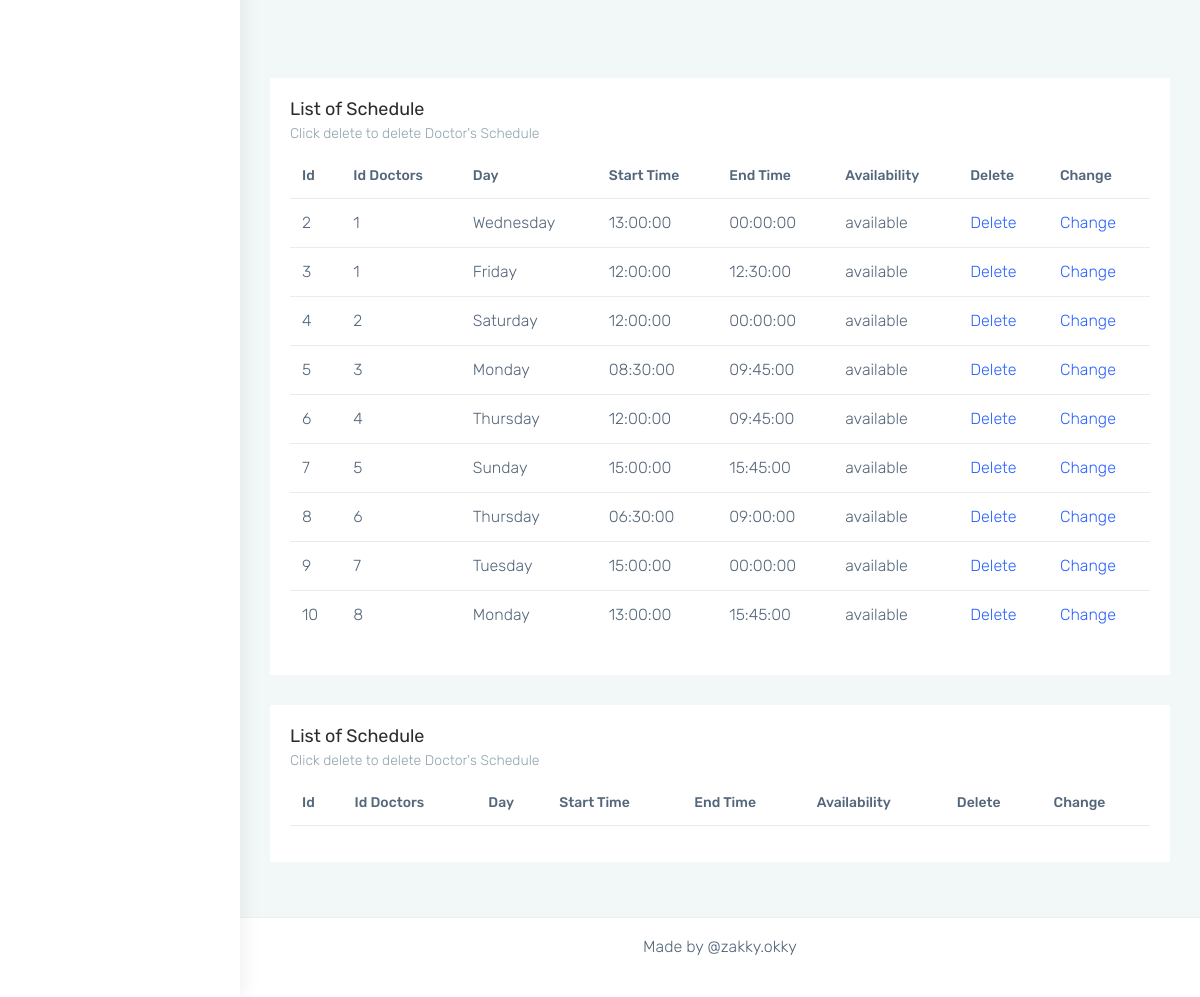
/admin/monster-html/pages-blank.php (lower part), run on an earlier commit of the app's database.
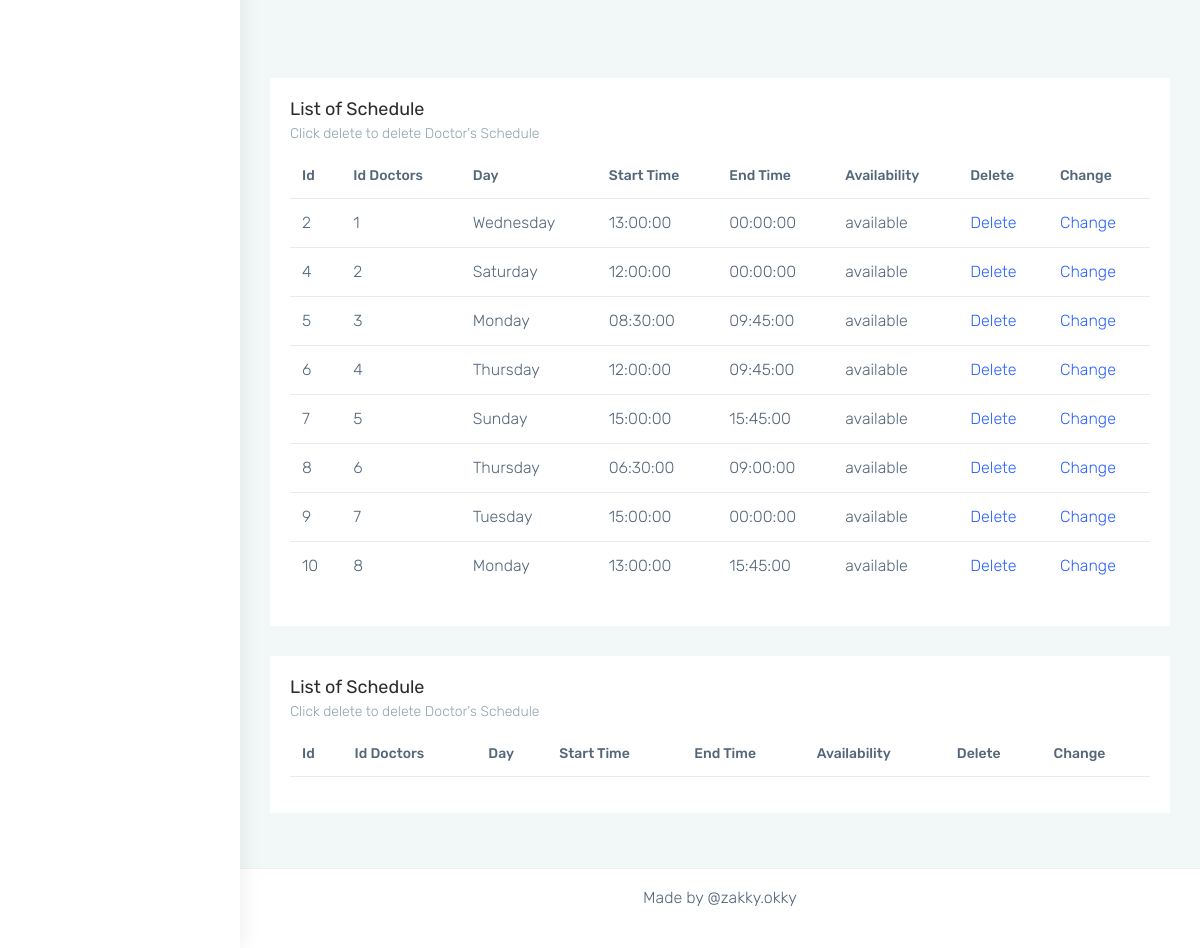
And on a later commit of the database.
### tables this page shows
CREATE TABLE `schedule` (
  `idSchedule` int(11) NOT NULL,
  `idDoctors` int(11) NOT NULL,
  `dateSchedule` date NOT NULL,
  `daySchedule` varchar(10) NOT NULL,
  `starttime` time NOT NULL,
  `endtime` time NOT NULL,
  `avail` varchar(10) NOT NULL
);

### admin/monster-html/pages-blank.php (the view, shortened to what the changed rows need)
<?php
require_once '../../includes/dbh.inc.php';
?>
<!DOCTYPE html>
<html dir="ltr" lang="en">
<head>
    <link href="css/style.min.css" rel="stylesheet">
    <link href="css/time/bootstrap-clockpicker.css" rel="stylesheet">
</head>
<body>
    <div id="main-wrapper" data-layout="vertical" data-navbarbg="skin5" data-sidebartype="full" data-sidebar-position="absolute" data-header-position="absolute" data-boxed-layout="full">
        <div class="page-wrapper">
            <div class="container-fluid">
                <div class="row">
                    <div class="col-sm-12">
                        <div class="card">
                            <div class="card-body">
                                <div class="table-responsive">
                                    <table class="table user-table no-wrap">
                                        <thead>
                                            <tr>
                                                <th class="border-top-0">Id</th>
                                                <th class="border-top-0">Id Doctors</th>
                                                <th class="border-top-0">Day</th>
                                                <th class="border-top-0">Start Time</th>
                                                <th class="border-top-0">End Time</th>
                                                <th class="border-top-0">Availability</th>
                                                <th class="border-top-0">Delete</th>
                                                <th class="border-top-0">Change</th>
                                            </tr>
                                        </thead>
                                        <tbody>
                                            <?php
                                            $sql = "SELECT * FROM schedule WHERE avail='available';";
                                            $result = mysqli_query($conn, $sql);
                                            $check = mysqli_num_rows($result);
                                            if ($check > 0) {
                                                while ($rows = mysqli_fetch_assoc($result)) {
                                                    echo "<tr>";
                                                    echo "<td>" . $rows['idSchedule'] . "</td>";
                                                    echo "<td>" . $rows['idDoctors'] . "</td>";
                                                    echo "<td>" . $rows['daySchedule'] . "</td>";
                                                    echo "<td>" . $rows['starttime'] . "</td>";
                                                    echo "<td>" . $rows['endtime'] . "</td>";
                                                    echo "<td>" . $rows['avail'] . "</td>";
                                                    echo "<td><a href='../../includes/delete-schedule.inc.php?id=$rows[idSchedule]'>Delete</a></td>";
                                                    echo "<td><a href='../../includes/change-schedule.inc.php?id=$rows[idSchedule]'>Change</a></td>";
                                                    echo "</tr>";
                                                }
                                            }
                                            ?>
                                        </tbody>
                                    </table>
                                </div>
                            </div>
                        </div>
                    </div>
                </div>
                <div class="row">
                    <div class="col-sm-12">
                        <div class="card">
                            <div class="card-body">
                                <div class="table-responsive">
                                    <table class="table user-table no-wrap">
                                        <thead>
                                            <tr>
                                                <th class="border-top-0">Id</th>
                                                <th class="border-top-0">Id Doctors</th>
                                                <th class="border-top-0">Day</th>
                                                <th class="border-top-0">Start Time</th>
                                                <th class="border-top-0">End Time</th>
                                                <th class="border-top-0">Availability</th>
                                                <th class="border-top-0">Delete</th>
                                                <th class="border-top-0">Change</th>
                                            </tr>
                                        </thead>
                                    </table>
                                </div>
                            </div>
                        </div>
                    </div>
                </div>
            </div>
        </div>
    </div>
    <link rel="stylesheet" href="https://cdnjs.cloudflare.com/ajax/libs/bootstrap-datepicker/1.4.1/css/bootstrap-datepicker3.css" />
</body>
</html>

What changed in the data, as far as the page shows it:
removed schedule: idSchedule "3", idDoctors "1", daySchedule "Friday", starttime "12:00:00", endtime "12:30:00", avail "available"
